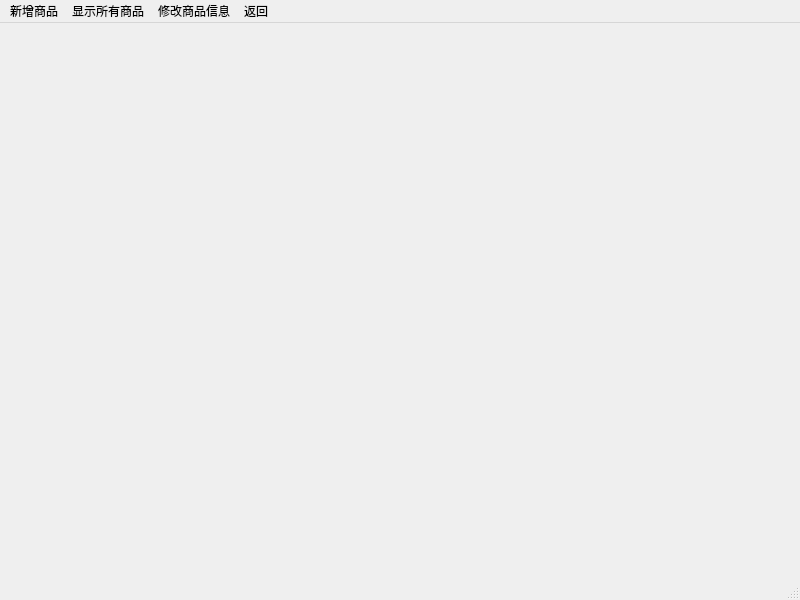
<?xml version="1.0" encoding="UTF-8"?>
<ui version="4.0">
 <class>Commodity</class>
 <widget class="QMainWindow" name="Commodity">
  <property name="geometry">
   <rect>
    <x>0</x>
    <y>0</y>
    <width>800</width>
    <height>600</height>
   </rect>
  </property>
  <property name="windowTitle">
   <string>MainWindow</string>
  </property>
  <widget class="QWidget" name="centralwidget"/>
  <widget class="QMenuBar" name="menubar">
   <property name="geometry">
    <rect>
     <x>0</x>
     <y>0</y>
     <width>800</width>
     <height>17</height>
    </rect>
   </property>
   <widget class="QMenu" name="menu">
    <property name="title">
     <string>新增商品</string>
    </property>
   </widget>
   <widget class="QMenu" name="menu_2">
    <property name="title">
     <string>显示所有商品</string>
    </property>
   </widget>
   <widget class="QMenu" name="menu_3">
    <property name="title">
     <string>修改商品信息</string>
    </property>
   </widget>
   <widget class="QMenu" name="menu_4">
    <property name="title">
     <string>返回</string>
    </property>
   </widget>
   <addaction name="menu"/>
   <addaction name="menu_2"/>
   <addaction name="menu_3"/>
   <addaction name="menu_4"/>
  </widget>
  <widget class="QStatusBar" name="statusbar"/>
 </widget>
 <resources/>
 <connections/>
</ui>
